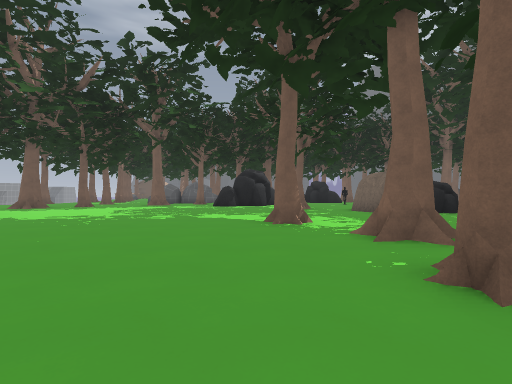
view 1 (above)

17 first-person views from a walk through a 3-D level made in the Godot game engine. The camera is 1.3 m above the floor, looks level and sees 85° across. The floor is counted in squares, 2 m on a side. Each view is taken from the middle of a square. On the plan, view 1 faces up. The plan holds only what a view shows up to about 9 squares ahead; the rest is blank. The place goes on beyond the plan. Characters and animated objects are left out. Some surface patterns are stand-ins.

view 2
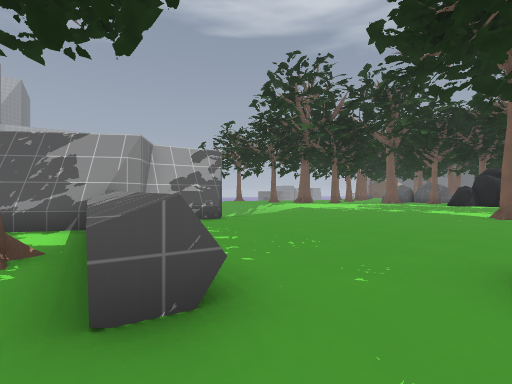

view 3
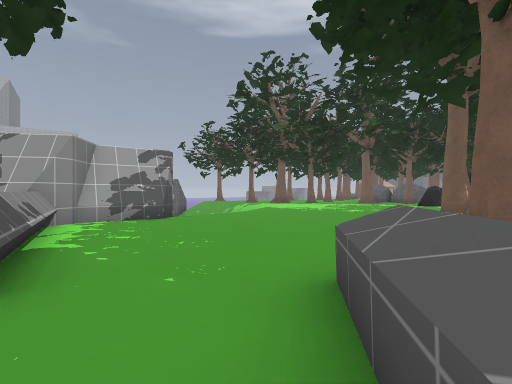

view 4
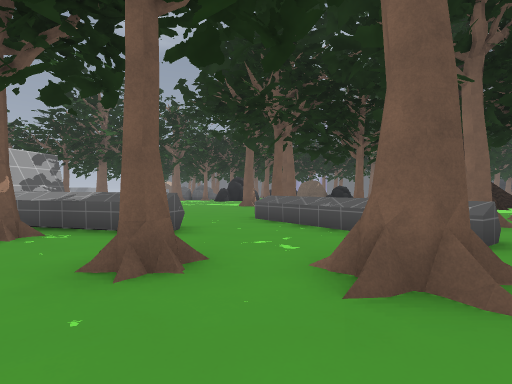

view 5
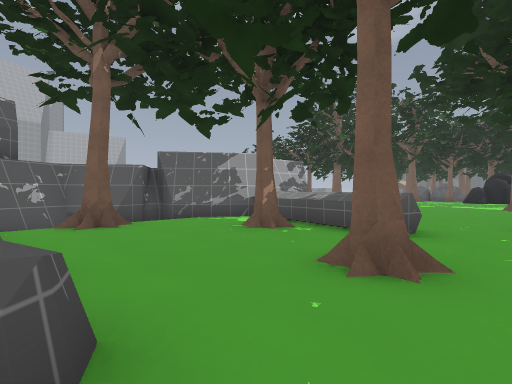

view 6
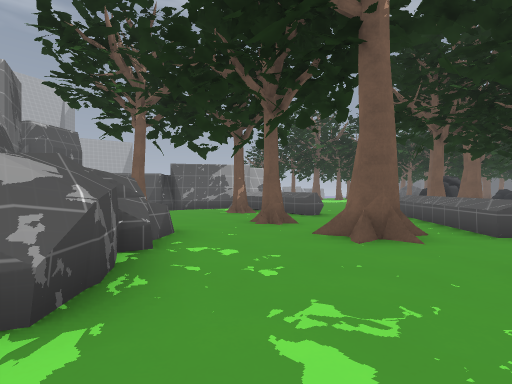

view 7
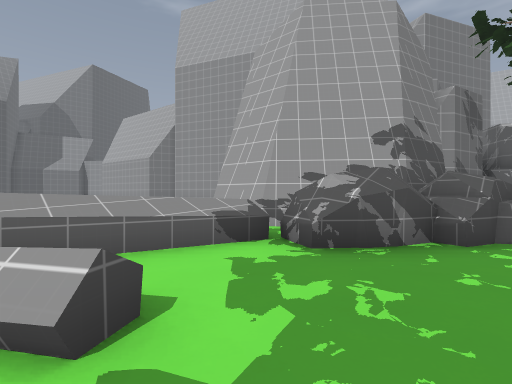

view 8
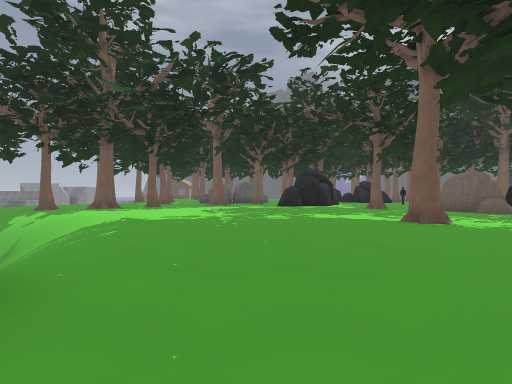

view 9
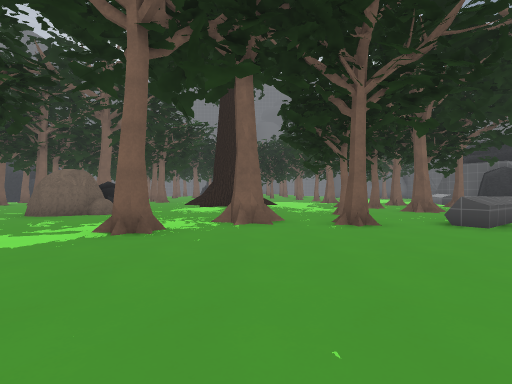

view 10
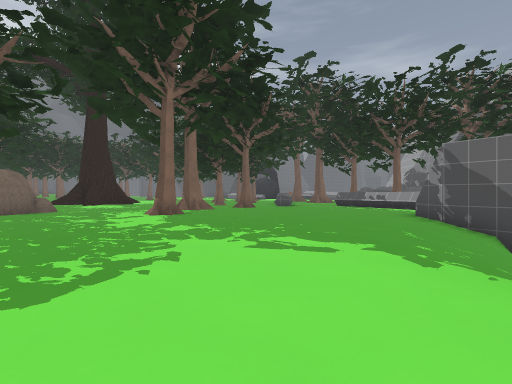

view 11
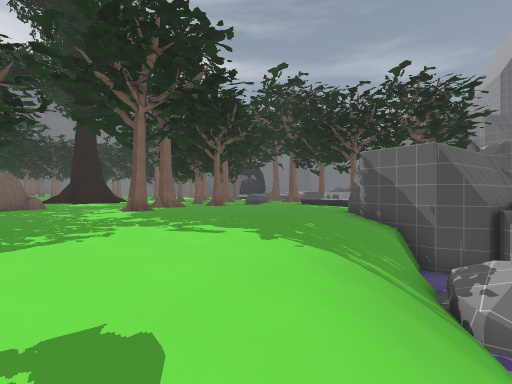

view 12
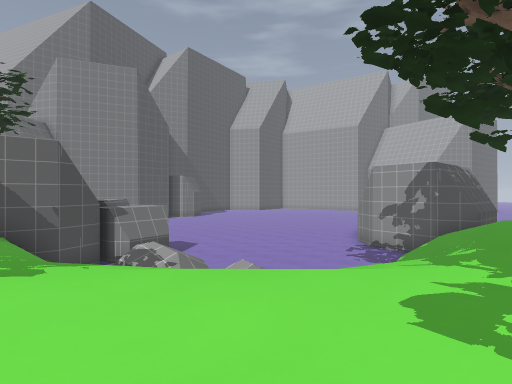

view 13
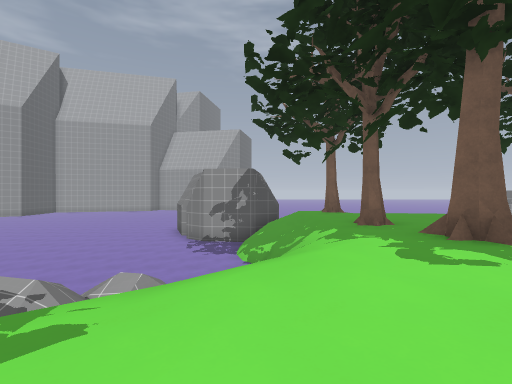

view 14
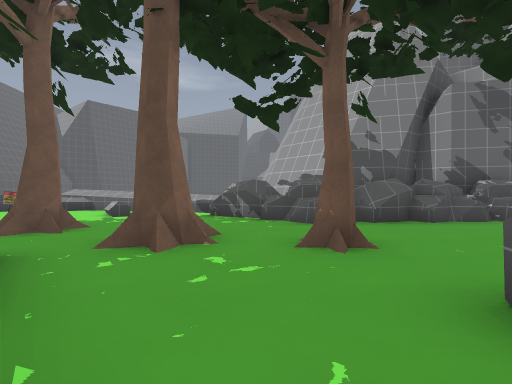

view 15
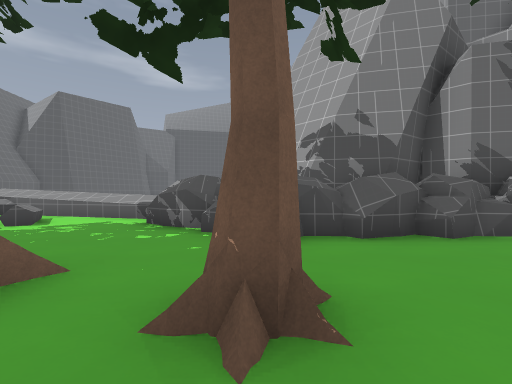

view 16
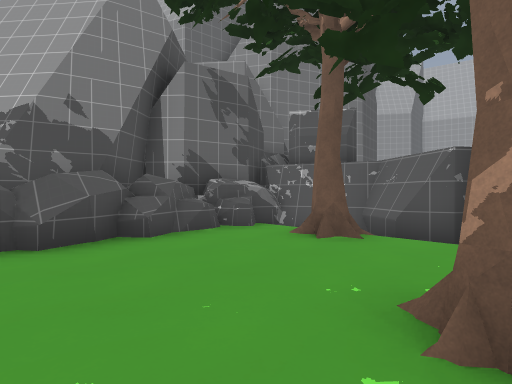

view 17
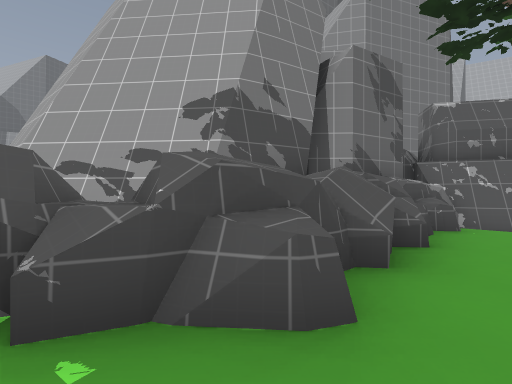

### Floor plan
Key: @ floor where view 1 was taken; # wall or solid block; . main floor; - floor 2.5 m lower than the main floor; / step, stairs or slope; = window, fence, low wall or low ledge; ^ raised ledge; R rock; T tree; H thing the floor can be seen under or through; O other object.
Columns run from 17 left of view 1 to 5 right of it. Each row starts with its distance up from view 1.
 10    T=.T..=.....  ....RR
  9 ## /// //...=........RO
  8  # //-/=//=.......=..R.
  7  #------/ /.......==...
  6   -----// =/=.. ..#...
  5    ----//=   ....==#..
  4    -----/   .......#
  3    ----    /...= .==.=.
  2    ----#####......#T...
  1    ---  #  ##==.=.=#=T
  0             #....@^=#..
 -1             ###....^==#
 -2             #^^^^...^##
 -3             ####...=^=.
 -4            ##  .=#.#=#
 -5            ##=.....#H =
 -6            #.........HH
 -7            #^#^^^^.=...
 -8            #### ^^##...
 -9             #######^../
-10                  #^^^^/
-11                   # ^^^
-12                   #

Positions as (right, up) in squares from view 1, and headings:
1: (0, 0), facing up
2: (1, -3), facing up-left
3: (2, -2), facing up-left
4: (1, -7), facing up
5: (1, -7), facing up-left
6: (4, -9), facing up-left
7: (5, -7), facing down-left
8: (-3, 0), facing up
9: (-4, 4), facing right
10: (-7, 10), facing down-right
11: (-9, 10), facing down-right
12: (-6, 10), facing down-left
13: (-5, 8), facing left
14: (1, -1), facing down
15: (0, -3), facing down
16: (-1, -3), facing down-left
17: (1, -6), facing down-left
